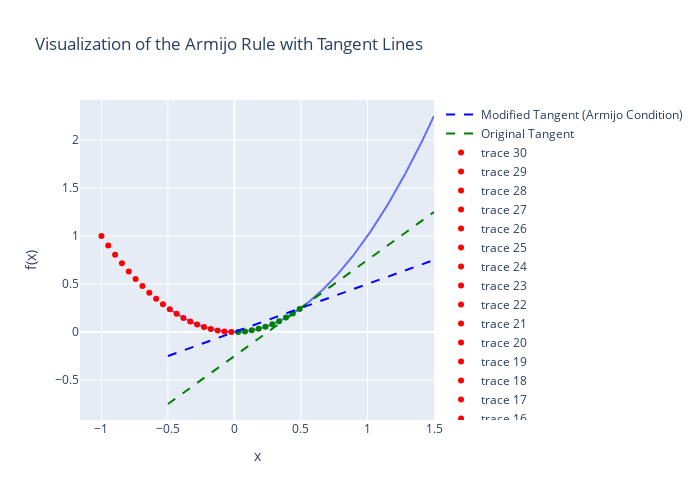
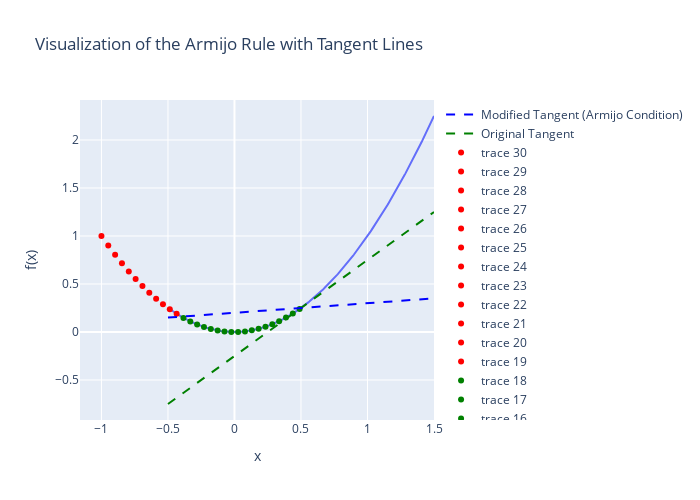

The notebook cell these images were saved under, in order:
### Code cell
interact(plot_armijo_with_plotly, c=(0.1, 1.0, 0.05), x_start=(-1.0, 1.0, 0.1))

### Figure 1 — Plotly figure (JSON) as saved in the notebook; plotly's stock layout.template omitted (floating-point values rounded to 4 significant figures; data arrays with more than 128 entries replaced by an {"elided": "..."} marker saying what was removed)
{"data": [{"mode": "lines", "name": "f(x) = x²", "type": "scatter", "x": {"elided": "400 float values"}, "y": {"elided": "400 float values"}}, {"marker": {"color": "green"}, "mode": "markers", "type": "scatter", "x": [0.49], "y": [0.2401]}, {"marker": {"color": "green"}, "mode": "markers", "type": "scatter", "x": [0.4386], "y": [0.1924]}, {"marker": {"color": "green"}, "mode": "markers", "type": "scatter", "x": [0.3872], "y": [0.15]}, {"marker": {"color": "green"}, "mode": "markers", "type": "scatter", "x": [0.3359], "y": [0.1128]}, {"marker": {"color": "green"}, "mode": "markers", "type": "scatter", "x": [0.2845], "y": [0.08093]}, {"marker": {"color": "green"}, "mode": "markers", "type": "scatter", "x": [0.2331], "y": [0.05434]}, {"marker": {"color": "green"}, "mode": "markers", "type": "scatter", "x": [0.1817], "y": [0.03302]}, {"marker": {"color": "green"}, "mode": "markers", "type": "scatter", "x": [0.1303], "y": [0.01699]}, {"marker": {"color": "green"}, "mode": "markers", "type": "scatter", "x": [0.07897], "y": [0.006236]}, {"marker": {"color": "green"}, "mode": "markers", "type": "scatter", "x": [0.02759], "y": [0.000761]}, {"marker": {"color": "red"}, "mode": "markers", "type": "scatter", "x": [-0.02379], "y": [0.0005661]}, {"marker": {"color": "red"}, "mode": "markers", "type": "scatter", "x": [-0.07517], "y": [0.005651]}, {"marker": {"color": "red"}, "mode": "markers", "type": "scatter", "x": [-0.1266], "y": [0.01602]}, {"marker": {"color": "red"}, "mode": "markers", "type": "scatter", "x": [-0.1779], "y": [0.03166]}, {"marker": {"color": "red"}, "mode": "markers", "type": "scatter", "x": [-0.2293], "y": [0.05258]}, {"marker": {"color": "red"}, "mode": "markers", "type": "scatter", "x": [-0.2807], "y": [0.07879]}, {"marker": {"color": "red"}, "mode": "markers", "type": "scatter", "x": [-0.3321], "y": [0.1103]}, {"marker": {"color": "red"}, "mode": "markers", "type": "scatter", "x": [-0.3834], "y": [0.147]}, {"marker": {"color": "red"}, "mode": "markers", "type": "scatter", "x": [-0.4348], "y": [0.1891]}, {"marker": {"color": "red"}, "mode": "markers", "type": "scatter", "x": [-0.4862], "y": [0.2364]}, {"marker": {"color": "red"}, "mode": "markers", "type": "scatter", "x": [-0.5376], "y": [0.289]}, {"marker": {"color": "red"}, "mode": "markers", "type": "scatter", "x": [-0.589], "y": [0.3469]}, {"marker": {"color": "red"}, "mode": "markers", "type": "scatter", "x": [-0.6403], "y": [0.41]}, {"marker": {"color": "red"}, "mode": "markers", "type": "scatter", "x": [-0.6917], "y": [0.4785]}, {"marker": {"color": "red"}, "mode": "markers", "type": "scatter", "x": [-0.7431], "y": [0.5522]}, {"marker": {"color": "red"}, "mode": "markers", "type": "scatter", "x": [-0.7945], "y": [0.6312]}, {"marker": {"color": "red"}, "mode": "markers", "type": "scatter", "x": [-0.8459], "y": [0.7155]}, {"marker": {"color": "red"}, "mode": "markers", "type": "scatter", "x": [-0.8972], "y": [0.805]}, {"marker": {"color": "red"}, "mode": "markers", "type": "scatter", "x": [-0.9486], "y": [0.8999]}, {"marker": {"color": "red"}, "mode": "markers", "type": "scatter", "x": [-1], "y": [1]}, {"line": {"color": "green", "dash": "dash"}, "mode": "lines", "name": "Original Tangent", "type": "scatter", "x": {"elided": "400 float values"}, "y": {"elided": "400 float values"}}, {"line": {"color": "blue", "dash": "dash"}, "mode": "lines", "name": "Modified Tangent (Armijo Condition)", "type": "scatter", "x": {"elided": "400 float values"}, "y": {"elided": "400 float values"}}], "layout": {"height": 500, "legend": {"traceorder": "reversed", "y": 0.5}, "title": {"text": "Visualization of the Armijo Rule with Tangent Lines"}, "width": 700, "xaxis": {"title": {"text": "x"}}, "yaxis": {"title": {"text": "f(x)"}}}}

### Figure 2 — Plotly figure (JSON) as saved in the notebook; plotly's stock layout.template omitted (floating-point values rounded to 4 significant figures; data arrays with more than 128 entries replaced by an {"elided": "..."} marker saying what was removed)
{"data": [{"mode": "lines", "name": "f(x) = x²", "type": "scatter", "x": {"elided": "400 float values"}, "y": {"elided": "400 float values"}}, {"marker": {"color": "green"}, "mode": "markers", "type": "scatter", "x": [0.49], "y": [0.2401]}, {"marker": {"color": "green"}, "mode": "markers", "type": "scatter", "x": [0.4386], "y": [0.1924]}, {"marker": {"color": "green"}, "mode": "markers", "type": "scatter", "x": [0.3872], "y": [0.15]}, {"marker": {"color": "green"}, "mode": "markers", "type": "scatter", "x": [0.3359], "y": [0.1128]}, {"marker": {"color": "green"}, "mode": "markers", "type": "scatter", "x": [0.2845], "y": [0.08093]}, {"marker": {"color": "green"}, "mode": "markers", "type": "scatter", "x": [0.2331], "y": [0.05434]}, {"marker": {"color": "green"}, "mode": "markers", "type": "scatter", "x": [0.1817], "y": [0.03302]}, {"marker": {"color": "green"}, "mode": "markers", "type": "scatter", "x": [0.1303], "y": [0.01699]}, {"marker": {"color": "green"}, "mode": "markers", "type": "scatter", "x": [0.07897], "y": [0.006236]}, {"marker": {"color": "green"}, "mode": "markers", "type": "scatter", "x": [0.02759], "y": [0.000761]}, {"marker": {"color": "green"}, "mode": "markers", "type": "scatter", "x": [-0.02379], "y": [0.0005661]}, {"marker": {"color": "green"}, "mode": "markers", "type": "scatter", "x": [-0.07517], "y": [0.005651]}, {"marker": {"color": "green"}, "mode": "markers", "type": "scatter", "x": [-0.1266], "y": [0.01602]}, {"marker": {"color": "green"}, "mode": "markers", "type": "scatter", "x": [-0.1779], "y": [0.03166]}, {"marker": {"color": "green"}, "mode": "markers", "type": "scatter", "x": [-0.2293], "y": [0.05258]}, {"marker": {"color": "green"}, "mode": "markers", "type": "scatter", "x": [-0.2807], "y": [0.07879]}, {"marker": {"color": "green"}, "mode": "markers", "type": "scatter", "x": [-0.3321], "y": [0.1103]}, {"marker": {"color": "green"}, "mode": "markers", "type": "scatter", "x": [-0.3834], "y": [0.147]}, {"marker": {"color": "red"}, "mode": "markers", "type": "scatter", "x": [-0.4348], "y": [0.1891]}, {"marker": {"color": "red"}, "mode": "markers", "type": "scatter", "x": [-0.4862], "y": [0.2364]}, {"marker": {"color": "red"}, "mode": "markers", "type": "scatter", "x": [-0.5376], "y": [0.289]}, {"marker": {"color": "red"}, "mode": "markers", "type": "scatter", "x": [-0.589], "y": [0.3469]}, {"marker": {"color": "red"}, "mode": "markers", "type": "scatter", "x": [-0.6403], "y": [0.41]}, {"marker": {"color": "red"}, "mode": "markers", "type": "scatter", "x": [-0.6917], "y": [0.4785]}, {"marker": {"color": "red"}, "mode": "markers", "type": "scatter", "x": [-0.7431], "y": [0.5522]}, {"marker": {"color": "red"}, "mode": "markers", "type": "scatter", "x": [-0.7945], "y": [0.6312]}, {"marker": {"color": "red"}, "mode": "markers", "type": "scatter", "x": [-0.8459], "y": [0.7155]}, {"marker": {"color": "red"}, "mode": "markers", "type": "scatter", "x": [-0.8972], "y": [0.805]}, {"marker": {"color": "red"}, "mode": "markers", "type": "scatter", "x": [-0.9486], "y": [0.8999]}, {"marker": {"color": "red"}, "mode": "markers", "type": "scatter", "x": [-1], "y": [1]}, {"line": {"color": "green", "dash": "dash"}, "mode": "lines", "name": "Original Tangent", "type": "scatter", "x": {"elided": "400 float values"}, "y": {"elided": "400 float values"}}, {"line": {"color": "blue", "dash": "dash"}, "mode": "lines", "name": "Modified Tangent (Armijo Condition)", "type": "scatter", "x": {"elided": "400 float values"}, "y": {"elided": "400 float values"}}], "layout": {"height": 500, "legend": {"traceorder": "reversed", "y": 0.5}, "title": {"text": "Visualization of the Armijo Rule with Tangent Lines"}, "width": 700, "xaxis": {"title": {"text": "x"}}, "yaxis": {"title": {"text": "f(x)"}}}}
